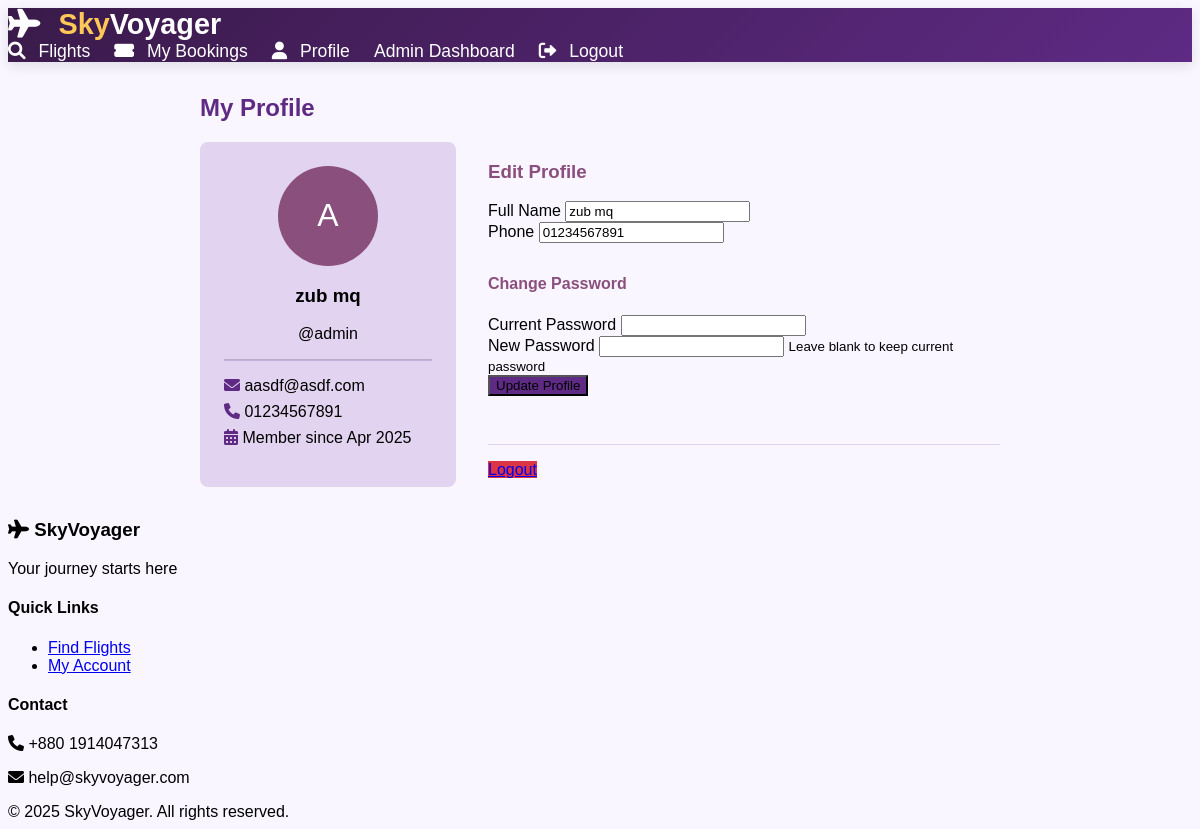
The app's page /account/profile.php (signed in) with its own data.
### tables this page shows
CREATE TABLE `users` (
  `user_id` int(11) NOT NULL,
  `username` varchar(50) NOT NULL,
  `email` varchar(100) NOT NULL,
  `password_hash` varchar(255) NOT NULL,
  `full_name` varchar(100) NOT NULL,
  `phone` varchar(20) DEFAULT NULL,
  `created_at` timestamp NOT NULL DEFAULT current_timestamp(),
  `last_login` datetime DEFAULT NULL,
  `account_status` enum('active','suspended') DEFAULT 'active'
);

### account/profile.php (the view, shortened to what this page needs)
<?php
require_once '../includes/config.php';
require_once '../includes/header.php';
try {
    $stmt = $conn->prepare("SELECT * FROM users WHERE user_id = ?");
    $stmt->execute([$_SESSION['user_id']]);
    $user = $stmt->fetch();
} catch(PDOException $e) {
    die("Error loading profile");
}
?>
<div class="profile-container" style="max-width: 800px; margin: 2rem auto;">
    <h2 style="color: var(--primary-purple);">My Profile</h2>
    <div class="profile-section" style="display: grid; grid-template-columns: 1fr 2fr; gap: 2rem;">
        <div class="profile-sidebar" style="background: var(--light-purple); padding: 1.5rem; border-radius: 8px;">
            <div style="text-align: center;">
                <div style="width: 100px; height: 100px; background: var(--secondary-purple); border-radius: 50%; margin: 0 auto 1rem; display: flex; align-items: center; justify-content: center; color: white; font-size: 2rem;">
                    <?= strtoupper(substr($user['username'], 0, 1)) ?>
                </div>
                <h3><?= htmlspecialchars($user['full_name']) ?></h3>
                <p>@<?= htmlspecialchars($user['username']) ?></p>
            </div>
            <hr style="border-color: rgba(94, 42, 132, 0.2);">
            <ul style="list-style: none; padding: 0;">
                <li style="margin-bottom: 0.5rem;">
                    <i class="fas fa-envelope" style="color: var(--primary-purple);"></i>
                    <?= htmlspecialchars($user['email']) ?>
                </li>
                <li style="margin-bottom: 0.5rem;">
                    <i class="fas fa-phone" style="color: var(--primary-purple);"></i>
                    <?= $user['phone'] ? htmlspecialchars($user['phone']) : 'Not set' ?>
                </li>
                <li>
                    <i class="fas fa-calendar-alt" style="color: var(--primary-purple);"></i>
                    Member since <?= date('M Y', strtotime($user['created_at'])) ?>
                </li>
            </ul>
        </div>
        <div class="profile-content">
            <form method="POST">
                <h3 style="color: var(--secondary-purple);">Edit Profile</h3>
                <div class="form-group">
                    <label>Full Name</label>
                    <input type="text" name="full_name" class="form-control"
                           value="<?= htmlspecialchars($user['full_name']) ?>" required>
                </div>
                <div class="form-group">
                    <label>Phone</label>
                    <input type="tel" name="phone" class="form-control"
                           value="<?= htmlspecialchars($user['phone'] ?? '') ?>">
                </div>
                <h4 style="color: var(--secondary-purple); margin-top: 2rem;">Change Password</h4>
                <div class="form-group">
                    <label>Current Password</label>
                    <input type="password" name="current_password" class="form-control">
                </div>
                <div class="form-group">
                    <label>New Password</label>
                    <input type="password" name="new_password" class="form-control">
                    <small class="text-muted">Leave blank to keep current password</small>
                </div>
                <button type="submit" class="btn btn-primary">Update Profile</button>
            </form>
            <div style="margin-top: 3rem; padding-top: 1rem; border-top: 1px solid var(--light-purple);">
                <a href="logout.php" class="btn btn-danger"
                   style="background: #dc3545; border-color: #dc3545;">Logout</a>
            </div>
        </div>
    </div>
</div>
<?php require_once '../includes/footer.php'; ?>

### assets/css/style.css (style rules this page uses)
:root { --primary-purple: #5e2a84; --secondary-purple: #8a4f7d; --light-purple: #e2d4f0; --dark-purple: #3a1a4a; --accent: #ffc857; --text-dark: #2d2d2d; --text-light: #f8f9fa; }
body { font-family: 'Poppins', sans-serif; background-color: #f9f6ff; }
.btn-primary { background: var(--primary-purple); transition: all 0.3s; }

### records on screen
users: username "A", full_name "zub mq", username "admin", email "aasdf@asdf.com", phone "01234567891", created_at "Apr 2025"
